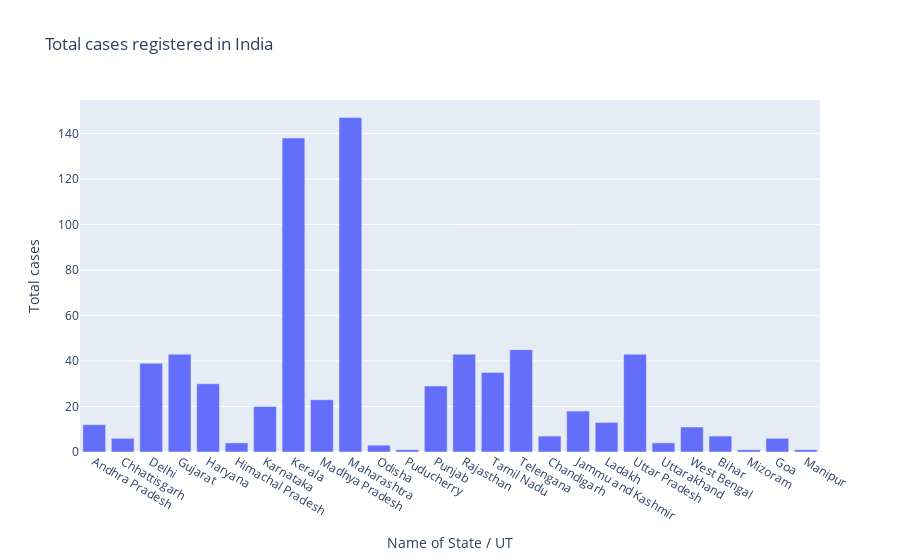

This figure's notebook cell:
### Code cell
#matplotlib
fig=plt.figure(figsize=(20,10),dpi=200)#object creation
axes=fig.add_axes([0,0,1,1]) #canvas creation
axes.bar(df['Name of State / UT'],df['Total cases'])
axes.set_title('Total cases registered in India')
axes.set_xlabel('Name of State / UT')
axes.set_ylabel('Total cases')
plt.show()


#plotly
figg=go.Figure()
figg.add_trace(go.Bar(x=df['Name of State / UT'],y=df['Total cases']))
figg.update_layout(title='Total cases registered in India',xaxis=dict(title='Name of State / UT'),yaxis=dict(title='Total cases'))

### Figure 1 — Plotly figure (JSON) as saved in the notebook; plotly's stock layout.template omitted (floating-point values rounded to 4 significant figures)
{"data": [{"type": "bar", "x": ["Andhra Pradesh", "Chhattisgarh", "Delhi", "Gujarat", "Haryana", "Himachal Pradesh", "Karnataka", "Kerala", "Madhya Pradesh", "Maharashtra", "Odisha", "Puducherry", "Punjab", "Rajasthan", "Tamil Nadu", "Telengana", "Chandigarh", "Jammu and Kashmir", "Ladakh", "Uttar Pradesh", "Uttarakhand", "West Bengal", "Bihar", "Mizoram", "Goa", "Manipur"], "y": [12, 6, 39, 43, 30, 4, 20, 138, 23, 147, 3, 1, 29, 43, 35, 45, 7, 18, 13, 43, 4, 11, 7, 1, 6, 1]}], "layout": {"title": {"text": "Total cases registered in India"}, "xaxis": {"title": {"text": "Name of State / UT"}}, "yaxis": {"title": {"text": "Total cases"}}}}
